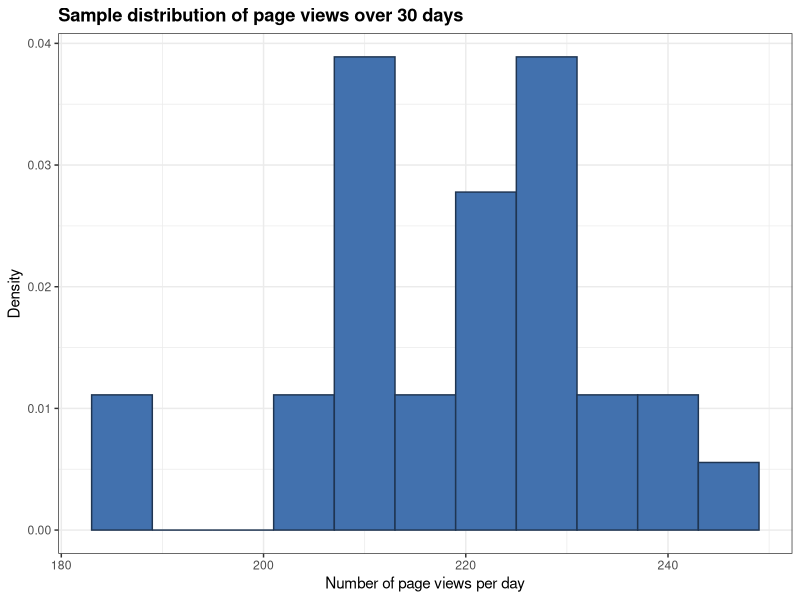
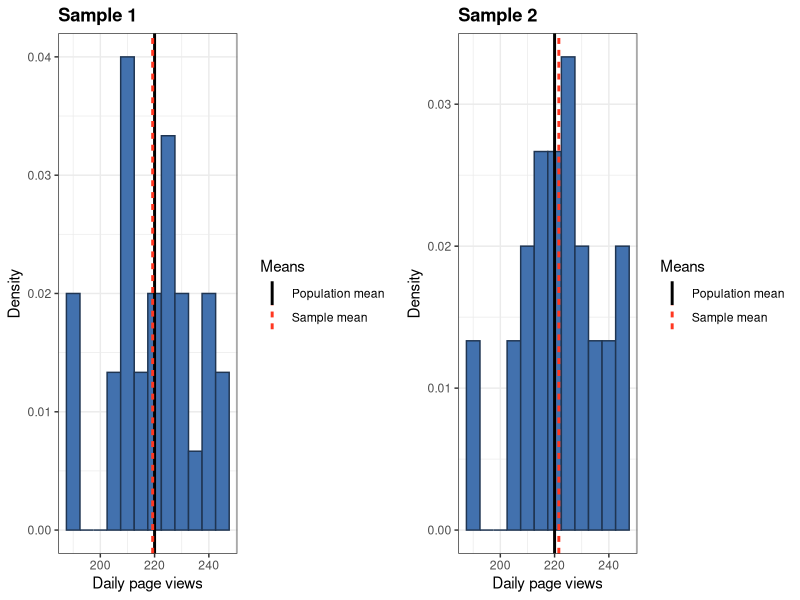
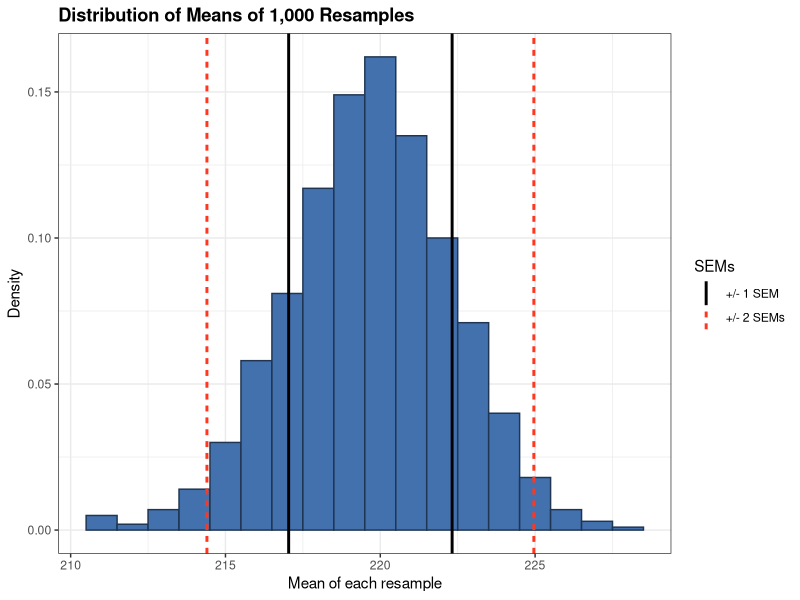
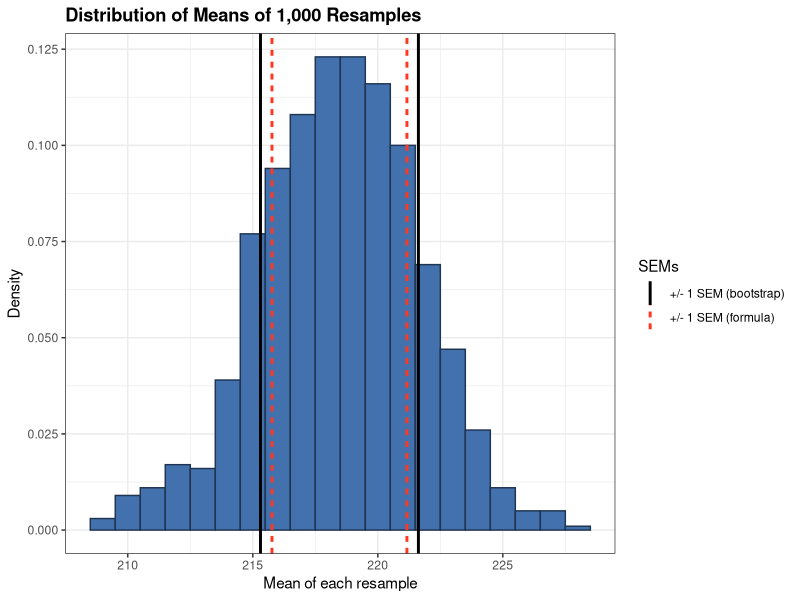

The R script that drew these images, in order:
## ---- chunk 1
library(knitr)
opts_chunk$set(dev = 'png')
## ---- chunk 2
# Setting seed and generating a single sample
set.seed(567)
sample <- rpois(30, lambda = 220)
## ---- chunk 3
require(ggplot2); require(gridExtra)

# Set the colours for the graphs
barfill <- "#4271AE"
barlines <- "#1F3552"
line1 <- "black"
line2 <- "#FF3721"

# Plotting histogram of sample of daily page views
g1 <- ggplot(data=as.data.frame(sample), aes(sample)) + 
        geom_histogram(aes(y = ..density..), binwidth = 6, 
                 col = barlines, 
                 fill = barfill) + 
        xlab("Number of page views per day") + 
        ylab("Density") + 
        theme_bw() + 
        ggtitle("Sample distribution of page views over 30 days") + 
        theme(plot.title = element_text(lineheight=.8, face="bold"))

print(g1)
## ---- chunk 4
# Setting seed
set.seed(567)

# Generate the mean of each resample and store in a vector, and store each resample in a dataframe
mn_vector <- NULL
resample_frame <- data.frame(row.names = seq(from = 1, to = 30, by = 1))
for (i in 1 : 1000) {
    s <- sample(sample, 30, replace = TRUE)
    resample_frame <- cbind(resample_frame, s)
    mn_vector <- c(mn_vector, mean(s))
}

# Name the columns in the resample dataframe
names(resample_frame) <- paste0("n", seq(from = 1, to = 1000, by = 1))
## ---- chunk 5
mean1 <- data.frame(Means="Population mean", vals = 220)
mean2 <- data.frame(Means="Sample mean", vals = mean(resample_frame$n1))
means <- rbind(mean1, mean2)

g1 <- ggplot(data=resample_frame, aes(resample_frame$n1)) + 
        geom_histogram(aes(y = ..density..), 
                       binwidth = 5, fill = barfill, colour = barlines) +
        xlab("Daily page views") +
        ylab("Density") +
        theme_bw() +
        ggtitle("Sample 1") + 
        theme(plot.title = element_text(lineheight=1.1, face="bold")) +
        geom_vline(data=means, aes(xintercept=vals, linetype = Means, 
                             colour = Means), size = 1, show_guide = TRUE) + 
         scale_color_manual(values=c("Population mean" = line1, "Sample mean" = line2))
           
mean1 <- data.frame(Means="Population mean", vals = 220)
mean2 <- data.frame(Means="Sample mean", vals = mean(resample_frame$n2))
means <- rbind(mean1, mean2)
 
g2 <- ggplot(data=resample_frame, aes(resample_frame$n2)) + 
        geom_histogram(aes(y = ..density..), 
                       binwidth = 5, fill = barfill, colour = barlines) +
        xlab("Daily page views") +
        ylab("Density") +
        theme_bw() +
        ggtitle("Sample 2") + 
        theme(plot.title = element_text(lineheight=1.1, face="bold")) +
        geom_vline(data=means, aes(xintercept=vals, linetype = Means, 
                             colour = Means), size = 1, show_guide = TRUE) + 
        scale_color_manual(values=c("Population mean" = line1, "Sample mean" = line2))

grid.arrange(g1, g2, nrow = 1, ncol = 2)
## ---- chunk 6
# Plotting a histogram with the +/- 1 and 2 standard error intervals.
sem1 <- data.frame(SEMs="+/- 1 SEM", 
                   vals = c(mean(mn_vector) - sd(mn_vector), mean(mn_vector) + sd(mn_vector)))
sem2 <- data.frame(SEMs="+/- 2 SEMs", 
                    vals = c(mean(mn_vector) - 2 * sd(mn_vector), mean(mn_vector) + 2 * sd(mn_vector)))
sems <- rbind(sem1, sem2)

g1 <- ggplot(data=as.data.frame(mn_vector), aes(mn_vector)) + 
        geom_histogram(aes(y = ..density..), binwidth = 1, 
                 col = barlines, 
                 fill = barfill) + 
        xlab("Mean of each resample") + 
        ylab("Density") + 
        theme_bw() + 
        ggtitle("Distribution of Means of 1,000 Resamples") + 
        theme(plot.title = element_text(lineheight=.8, face="bold")) +
        geom_vline(data=sems, aes(xintercept=vals, linetype = SEMs, 
                            colour = SEMs), size = 1, show_guide = TRUE) + 
        scale_color_manual(values=c("+/- 1 SEM" = line1, 
                                    "+/- 2 SEMs" = line2))

print(g1)
## ---- chunk 7
# Defining lambda and n
lambda <- mean(sample)
n <- 30

# Calculating SEM
sem <- sqrt(lambda / n)
## ---- chunk 8
# Setting seed and drawing non-Poisson sample
set.seed(567)
sample_np <- c(rpois(10, lambda = 220), runif(20, min = 180, max = 245)) 

# Generate the mean of each resample and store in a vector
mn_vector_np <- NULL
for (i in 1 : 1000) {
    s <- sample(sample_np, 30, replace = TRUE)
    mn_vector_np <- c(mn_vector_np, mean(s))
}

# Generate bootstrapped SEM
b_sem <- sd(mn_vector_np)

# Generate formula-derived SEM
f_sem <- sqrt(mean(sample_np) / 30)
## ---- chunk 9
# Plotting a histogram with the +/- 1 standard error intervals.
sem1 <- data.frame(SEMs="+/- 1 SEM (bootstrap)", 
                   vals = c(mean(mn_vector_np) - b_sem, mean(mn_vector_np) + b_sem))
sem2 <- data.frame(SEMs="+/- 1 SEM (formula)", 
                    vals = c(mean(mn_vector_np) - f_sem, mean(mn_vector_np) + f_sem))
sems <- rbind(sem1, sem2)

g1 <- ggplot(data=as.data.frame(mn_vector_np), aes(mn_vector_np)) + 
        geom_histogram(aes(y = ..density..), binwidth = 1, 
                 col = barlines, 
                 fill = barfill) + 
        xlab("Mean of each resample") + 
        ylab("Density") + 
        theme_bw() + 
        ggtitle("Distribution of Means of 1,000 Resamples") + 
        theme(plot.title = element_text(lineheight=.8, face="bold")) +
        geom_vline(data=sems, aes(xintercept=vals, linetype = SEMs, 
                            colour = SEMs), size = 1, show_guide = TRUE) + 
        scale_color_manual(values=c("+/- 1 SEM (bootstrap)" = line1, 
                                    "+/- 1 SEM (formula)" = line2))

print(g1)
